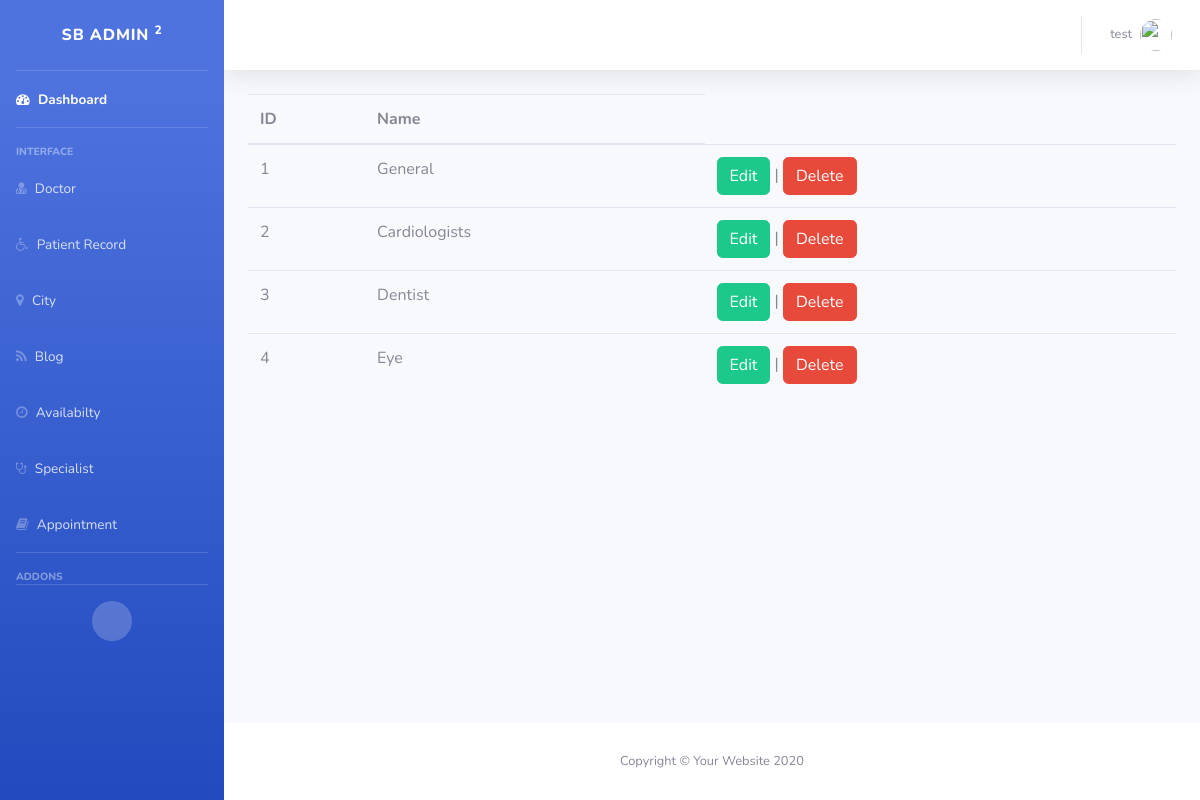
The page /specialist/index.php (signed in) on the database its author committed.
### tables this page shows
CREATE TABLE `specialist` (
  `id` int(50) NOT NULL,
  `specialist` varchar(50) NOT NULL
);

### specialist/index.php (the view, shortened to what this page needs)
<?php
include '../connection.php';
$query="Select * from specialist";
$result=mysqli_query($conn,$query);
?>
<?php
include "../adminpanel.php";
?>
<table class="table table-hover">
  <thead>
    <tr>
      <th scope="col">ID</th>
      <th scope="col">Name</th>
    </tr>
  </thead>
  <tbody>
  <?php while($row=mysqli_fetch_array($result))
        {
            ?>
    <tr>
        <td><?php echo $row['id'] ?></td>
        <td><?php echo $row['specialist']?></td>
<td><a href='edit.php?id=<?php echo $row['id'] ?>' class="btn btn-success ">Edit</a>  | <button class="btn btn-danger btndelete">Delete</button></td>
</tr>
        <?php }
        ?>
  </tbody>
</table>
<?php include "../adminpanelfooter.php"?>

### rows shown on the page
specialist: id "1", specialist "General"
specialist: id "2", specialist "Cardiologists"
specialist: id "3", specialist "Dentist"
specialist: id "4", specialist "Eye"

### other values the page prints
$_SESSION['admin'] "test"
